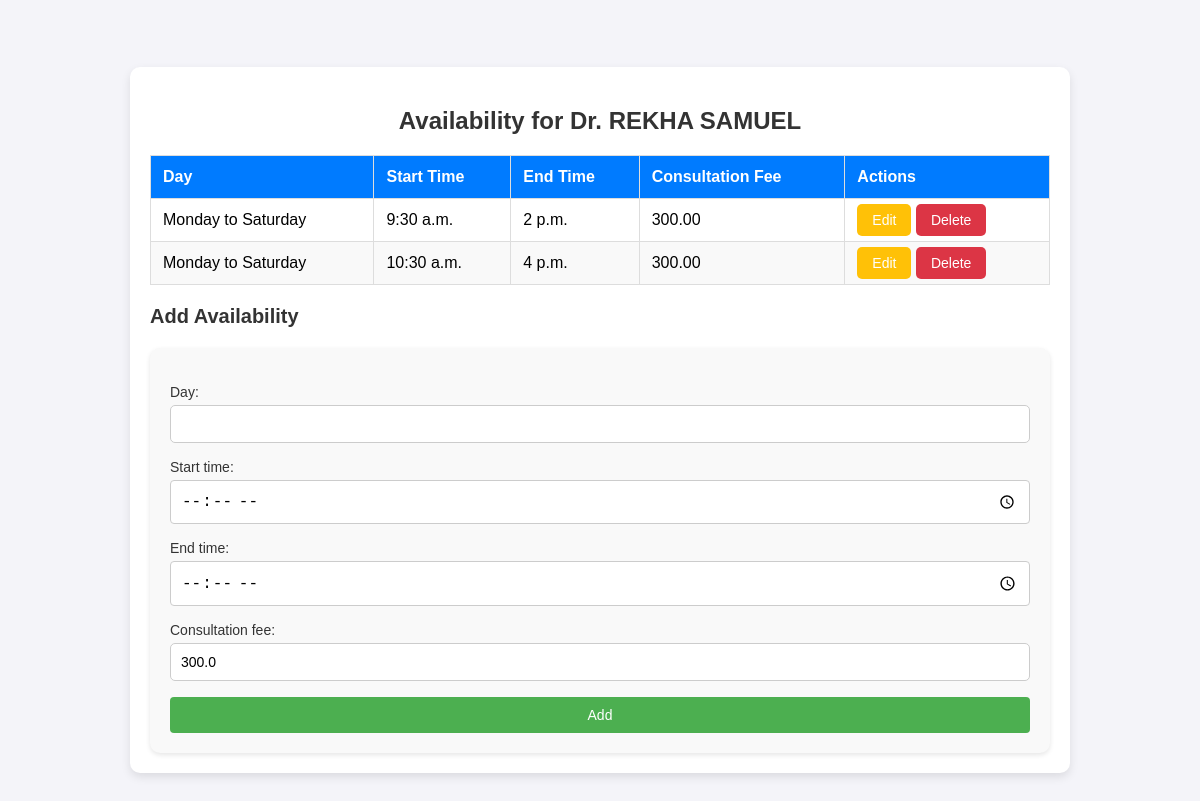
Page /doctor/2/availability/ on the committed database.
### hmsapp/models.py (models this page shows, shortened)
class Doctor(models.Model):
    user = models.OneToOneField(CustomUser, on_delete=models.CASCADE, null=True, blank=True)
    doc_pic = models.ImageField(upload_to='doctor/images/',null=True, blank=True)
    doc_name = models.CharField(max_length=200)
    email = models.EmailField(max_length=200)
    mobile_number = models.CharField(max_length=15, validators=[phone_regex])
    qualification = models.CharField(max_length=200)
    specialization = models.CharField(max_length=200)
    department = models.ForeignKey(Department, on_delete=models.CASCADE)
    doctor_id = models.CharField(max_length=6, unique=True, null=True, blank=True)
    created_at = models.DateTimeField(auto_now_add=True)
    updated_at = models.DateTimeField(auto_now=True)

class DoctorAvailability(models.Model):
    doctor = models.ForeignKey(Doctor, on_delete=models.CASCADE)
    day = models.CharField(max_length=20)
    start_time = models.TimeField()
    end_time = models.TimeField()
    consultation_fee = models.DecimalField(max_digits=8, decimal_places=2, default=300.00)

### hmsapp/views.py (the view, shortened to what this page needs)
# urls.py: path('doctor/<int:doctor_id>/availability/', views.doctor_availability, name='doctor_availability'),
def doctor_availability(request, doctor_id):
    doctor = get_object_or_404(Doctor, id=doctor_id)
    availabilities = DoctorAvailability.objects.filter(doctor=doctor)
    form = AvailabilityForm()
    return render(request, 'admin/availability_list.html', {'doctor': doctor, 'availabilities': availabilities, 'form': form})

### hmsapp/forms.py
class AvailabilityForm(forms.ModelForm):
    start_time = forms.TimeField(widget=forms.TimeInput(format='%H:%M', attrs={'type': 'time'}))
    end_time = forms.TimeField(widget=forms.TimeInput(format='%H:%M', attrs={'type': 'time'}))
    class Meta:
        model = DoctorAvailability
        fields = ['day', 'start_time', 'end_time', 'consultation_fee']

### templates/admin/availability_list.html (shortened to what this page needs)
<!DOCTYPE html>
{% load static %}
<html lang="en">
<head>
    <link rel="stylesheet" href="{% static 'css/custom_form.css' %}">
</head>
<body>
<div class="container">
    <h2>Availability for Dr. {{ doctor.doc_name }}</h2>
    <table class="availability-table">
        <thead>
            <tr>
                <th>Day</th>
                <th>Start Time</th>
                <th>End Time</th>
                <th>Consultation Fee</th>
                <th>Actions</th>
            </tr>
        </thead>
        <tbody>
            {% for availability in availabilities %}
            <tr>
                <td>{{ availability.day }}</td>
                <td>{{ availability.start_time }}</td>
                <td>{{ availability.end_time }}</td>
                <td>{{ availability.consultation_fee }}</td>
                <td>
                    <a href="{% url 'edit_availability' availability.id %}" class="edit-btn">Edit</a>
                    <a href="{% url 'delete_availability' availability.id %}" class="delete-btn" onclick="return confirm('Are you sure you want to delete this availability?');">Delete</a>
                </td>
            </tr>
            {% empty %}
            <tr>
                <td colspan="5">No availability added yet.</td>
            </tr>
            {% endfor %}
        </tbody>
    </table>
    <h3>Add Availability</h3>
    <form method="post">
        {{ form.as_p }}
        <button type="submit" class="add-btn">Add</button>
    </form>
</div>
</body>
</html>

### static/css/custom_form.css (style rules this page uses)
body { font-family: Arial, sans-serif; margin: 0; padding: 10px; background-color: #f4f4f9; display: flex; justify-content: center; align-items: center; min-height: 100vh; }
.container { background-color: #fff; padding: 20px; border-radius: 10px; box-shadow: 0 4px 10px rgba(0, 0, 0, 0.1); width: 100%; max-width: 900px; margin-top: 20px; }
h2 { font-size: 24px; margin-bottom: 20px; color: #333; text-align: center; }
h3 { font-size: 20px; margin-top: 20px; color: #333; }
.availability-table { width: 100%; border-collapse: collapse; margin-bottom: 20px; text-align: left; }
.availability-table th, .availability-table td { padding: 12px; border: 1px solid #ddd; }
.availability-table th { background-color: #007bff; color: white; font-size: 16px; }
.availability-table tr:nth-child(even) { background-color: #f9f9f9; }
.add-btn, .edit-btn, .delete-btn { padding: 8px 15px; border: none; border-radius: 5px; color: white; text-decoration: none; cursor: pointer; font-size: 14px; }
.add-btn { background-color: #28a745; }
.edit-btn { background-color: #ffc107; }
.delete-btn { background-color: #dc3545; }
form { margin-top: 20px; background-color: #f9f9f9; padding: 20px; border-radius: 10px; box-shadow: 0 2px 5px rgba(0, 0, 0, 0.1); }
form label { display: block; font-size: 14px; color: #333; margin-bottom: 5px; }
form input, form select,form textarea { width: 100%; padding: 10px; border: 1px solid #ccc; border-radius: 5px; font-size: 14px; box-sizing: border-box; }
form button { width: 100%; padding: 10px; background-color: #00244C; color: white; border: none; border-radius: 5px; font-size: 16px; cursor: pointer; }
input[type="time"] { font-size: 16px; padding: 10px; width: 100%; border: 1px solid #ccc; border-radius: 4px; }
button.save-btn, button.add-btn { background-color: #4CAF50; color: white; padding: 10px 15px; border: none; border-radius: 4px; cursor: pointer; }

### rows in the picture
Doctor: doc_name "REKHA SAMUEL"
DoctorAvailability: day "Monday to Saturday", start_time "9:30 a.m.", end_time "2 p.m.", consultation_fee "300.00"
DoctorAvailability: day "Monday to Saturday", start_time "10:30 a.m.", end_time "4 p.m.", consultation_fee "300.00"
